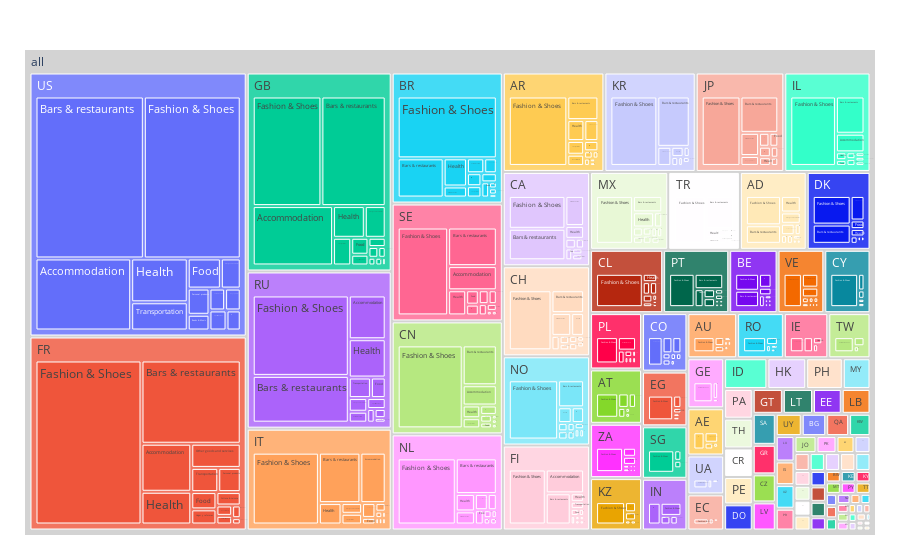

This figure's notebook cell:
### Markdown cell above
### And viceversa

### Code cell
fig = px.treemap(df, path=[px.Constant("all"),'customer_country', 'category'])
fig.update_traces(root_color="lightgrey")
fig.update_layout(margin = dict(t=50, l=25, r=25, b=25))
fig.show()

### Figure 1 — Plotly figure (JSON) as saved in the notebook; plotly's stock layout.template omitted (floating-point values rounded to 4 significant figures; data arrays with more than 128 entries replaced by an {"elided": "..."} marker saying what was removed)
{"data": [{"branchvalues": "total", "domain": {"x": [0, 1], "y": [0, 1]}, "hovertemplate": "labels=%{label}<br>count=%{value}<br>parent=%{parent}<br>id=%{id}<extra></extra>", "ids": {"elided": "728 str values"}, "labels": {"elided": "728 str values"}, "name": "", "parents": {"elided": "728 str values"}, "root": {"color": "lightgrey"}, "type": "treemap", "values": {"elided": "728 int values"}}], "layout": {"legend": {"tracegroupgap": 0}, "margin": {"b": 25, "l": 25, "r": 25, "t": 50}}}
